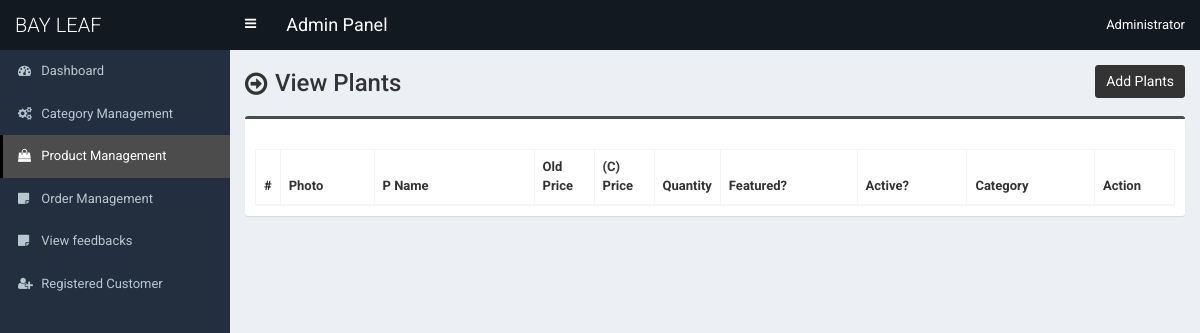
/admin/product.php (signed in), run on an earlier commit of the app's database.
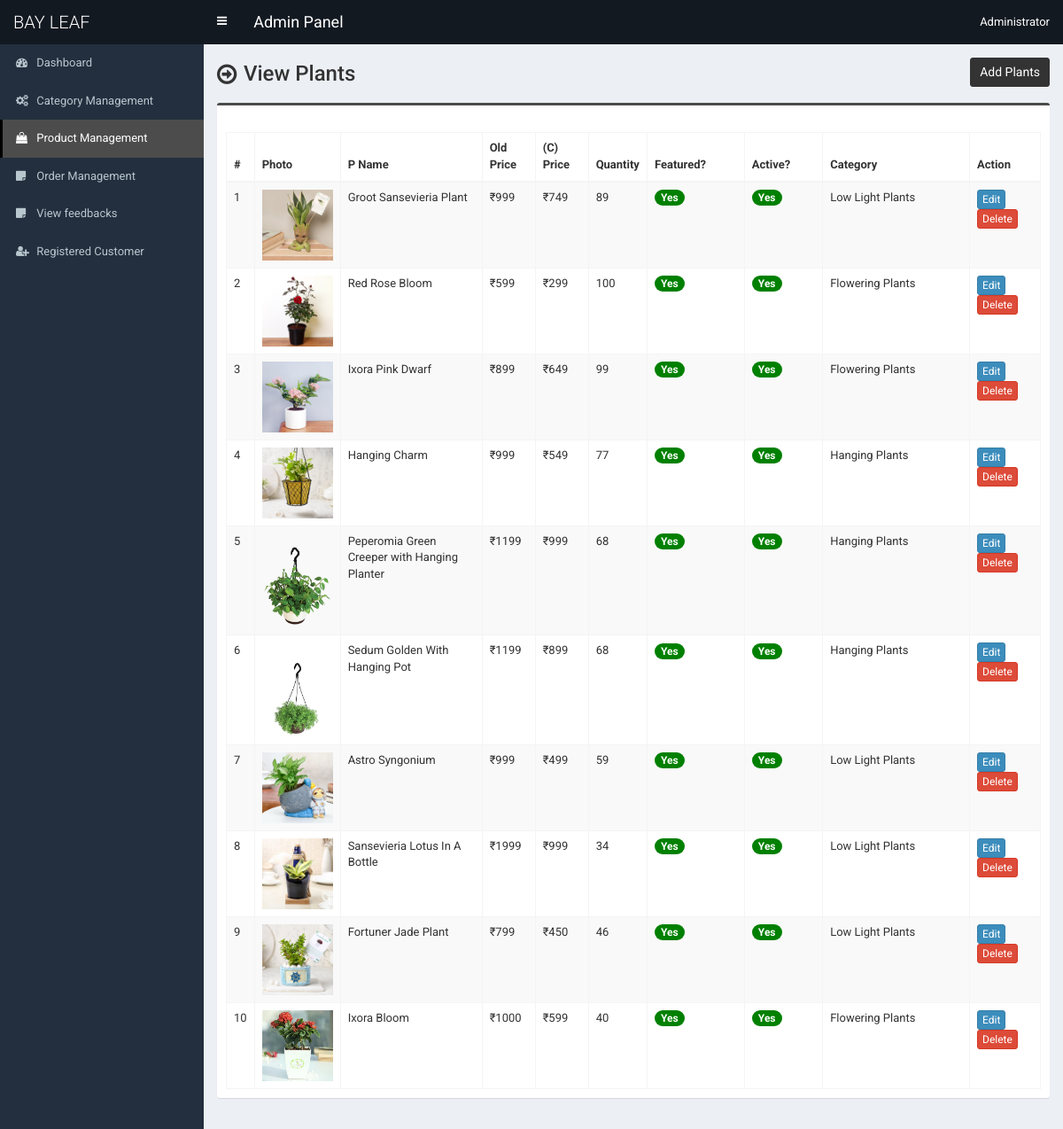
And on a later commit of the database.
### tables this page shows
CREATE TABLE IF NOT EXISTS `tbl_product` (
  `p_id` int(11) NOT NULL AUTO_INCREMENT,
  `p_name` varchar(255) NOT NULL,
  `p_old_price` varchar(10) NOT NULL,
  `p_current_price` varchar(10) NOT NULL,
  `p_qty` int(10) NOT NULL,
  `p_featured_photo` varchar(255) NOT NULL,
  `p_description` text NOT NULL,
  `p_short_description` text NOT NULL,
  `p_total_view` int(11) NOT NULL,
  `p_is_featured` int(1) NOT NULL,
  `p_is_active` int(1) NOT NULL,
  `tcat_id` int(11) NOT NULL,
  PRIMARY KEY (`p_id`)
);

CREATE TABLE IF NOT EXISTS `tbl_category` (
  `tcat_id` int(11) NOT NULL AUTO_INCREMENT,
  `tcat_name` varchar(255) NOT NULL,
  `show_on_menu` int(1) NOT NULL,
  `p_featured_photo` varchar(255) NOT NULL DEFAULT '   ',
  PRIMARY KEY (`tcat_id`)
);

### admin/product.php (the view, shortened to what this page needs)
<?php require_once('header.php'); ?>
<section class="content-header">
	<div class="content-header-left">
		<h1>View Plants</h1>
	</div>
	<div class="content-header-right">
		<a href="product-add.php" class="btn btn-primary btn-sm">Add Plants</a>
	</div>
</section>
<section class="content">
	<div class="row">
		<div class="col-md-12">
			<div class="box box-info">
				<div class="box-body table-responsive">
					<table id="example1" class="table table-bordered table-hover table-striped">
					<thead class="thead-dark">
							<tr>
								<th width="10">#</th>
								<th>Photo</th>
								<th width="160">P Name</th>
								<th width="60">Old Price</th>
								<th width="60">(C) Price</th>
								<th width="60">Quantity</th>
								<th>Featured?</th>
								<th>Active?</th>
								<th>Category</th>
								<th width="80">Action</th>
							</tr>
						</thead>
						<tbody>
							<?php
							$i=0;
							$statement = $pdo->prepare("SELECT
														t1.p_id,
														t1.p_name,
														t1.p_old_price,
														t1.p_current_price,
														t1.p_qty,
														t1.p_featured_photo,
														t1.p_is_featured,
														t1.p_is_active,
														t1.tcat_id,
														t2.tcat_id,
														t2.tcat_name
							                           	FROM tbl_product t1
							                           	JOIN tbl_category t2
							                           	ON t1.tcat_id = t2.tcat_id
							                           	ORDER BY t1.p_id DESC
							                           	");
							$statement->execute();
							$result = $statement->fetchAll(PDO::FETCH_ASSOC);
							foreach ($result as $row) {
								$i++;
								?>
								<tr>
									<td><?php echo $i; ?></td>
									<td style="width:82px;"><img src="../assets/uploads/<?php echo $row['p_featured_photo']; ?>" alt="<?php echo $row['p_name']; ?>" style="width:80px;"></td>
									<td><?php echo $row['p_name']; ?></td>
									<td>₹<?php echo $row['p_old_price']; ?></td>
									<td>₹<?php echo $row['p_current_price']; ?></td>
									<td><?php echo $row['p_qty']; ?></td>
									<td>
										<?php if($row['p_is_featured'] == 1) {echo '<span class="badge badge-success" style="background-color:green;">Yes</span>';} else {echo '<span class="badge badge-success" style="background-color:red;">No</span>';} ?>
									</td>
									<td>
										<?php if($row['p_is_active'] == 1) {echo '<span class="badge badge-success" style="background-color:green;">Yes</span>';} else {echo '<span class="badge badge-danger" style="background-color:red;">No</span>';} ?>
									</td>
									<td><?php echo $row['tcat_name']; ?></td>
									<td>
										<a href="product-edit.php?id=<?php echo $row['p_id']; ?>" class="btn btn-primary btn-xs">Edit</a>
										<a href="#" class="btn btn-danger btn-xs" data-href="product-delete.php?id=<?php echo $row['p_id']; ?>" data-toggle="modal" data-target="#confirm-delete">Delete</a>
									</td>
								</tr>
								<?php
							}
							?>
						</tbody>
					</table>
				</div>
			</div>
		</div>
	</div>
</section>
<?php require_once('footer.php'); ?>

What changed in the data, as far as the page shows it:
now on this page (row unchanged): tbl_product: p_featured_photo (picture), p_name "Groot Sansevieria Plant", p_old_price "999", p_current_price "749", p_qty "89", p_is_featured "Yes", p_is_active "Yes", tcat.tcat_name "Low Light Plants"
now on this page (row unchanged): tbl_product: p_featured_photo (picture), p_name "Red Rose Bloom", p_old_price "599", p_current_price "299", p_qty "100", p_is_featured "Yes", p_is_active "Yes", tcat.tcat_name "Flowering Plants"
now on this page (row edited): tbl_product: p_featured_photo (picture), p_name "Ixora Pink Dwarf", p_old_price "899", p_current_price "649", p_qty "99", p_is_featured "Yes", p_is_active "Yes", tcat.tcat_name "Flowering Plants"
now on this page (row edited): tbl_product: p_featured_photo (picture), p_name "Hanging Charm", p_old_price "999", p_current_price "549", p_qty "77", p_is_featured "Yes", p_is_active "Yes", tcat.tcat_name "Hanging Plants"
now on this page (row unchanged): tbl_product: p_featured_photo (picture), p_name "Peperomia Green Creeper with Hanging Planter", p_old_price "1199", p_current_price "999", p_qty "68", p_is_featured "Yes", p_is_active "Yes", tcat.tcat_name "Hanging Plants"
now on this page (row edited): tbl_product: p_featured_photo (picture), p_name "Sedum Golden With Hanging Pot", p_old_price "1199", p_current_price "899", p_qty "68", p_is_featured "Yes", p_is_active "Yes", tcat.tcat_name "Hanging Plants"
now on this page (row unchanged): tbl_product: p_featured_photo (picture), p_name "Astro Syngonium", p_old_price "999", p_current_price "499", p_qty "59", p_is_featured "Yes", p_is_active "Yes", tcat.tcat_name "Low Light Plants"
now on this page (row edited): tbl_product: p_featured_photo (picture), p_name "Sansevieria Lotus In A Bottle", p_old_price "1999", p_current_price "999", p_qty "34", p_is_featured "Yes", p_is_active "Yes", tcat.tcat_name "Low Light Plants"
now on this page (row edited): tbl_product: p_featured_photo (picture), p_name "Fortuner Jade Plant", p_old_price "799", p_current_price "450", p_qty "46", p_is_featured "Yes", p_is_active "Yes", tcat.tcat_name "Low Light Plants"
now on this page (row edited): tbl_product: p_featured_photo (picture), p_name "Ixora Bloom", p_old_price "1000", p_current_price "599", p_qty "40", p_is_featured "Yes", p_is_active "Yes", tcat.tcat_name "Flowering Plants"
